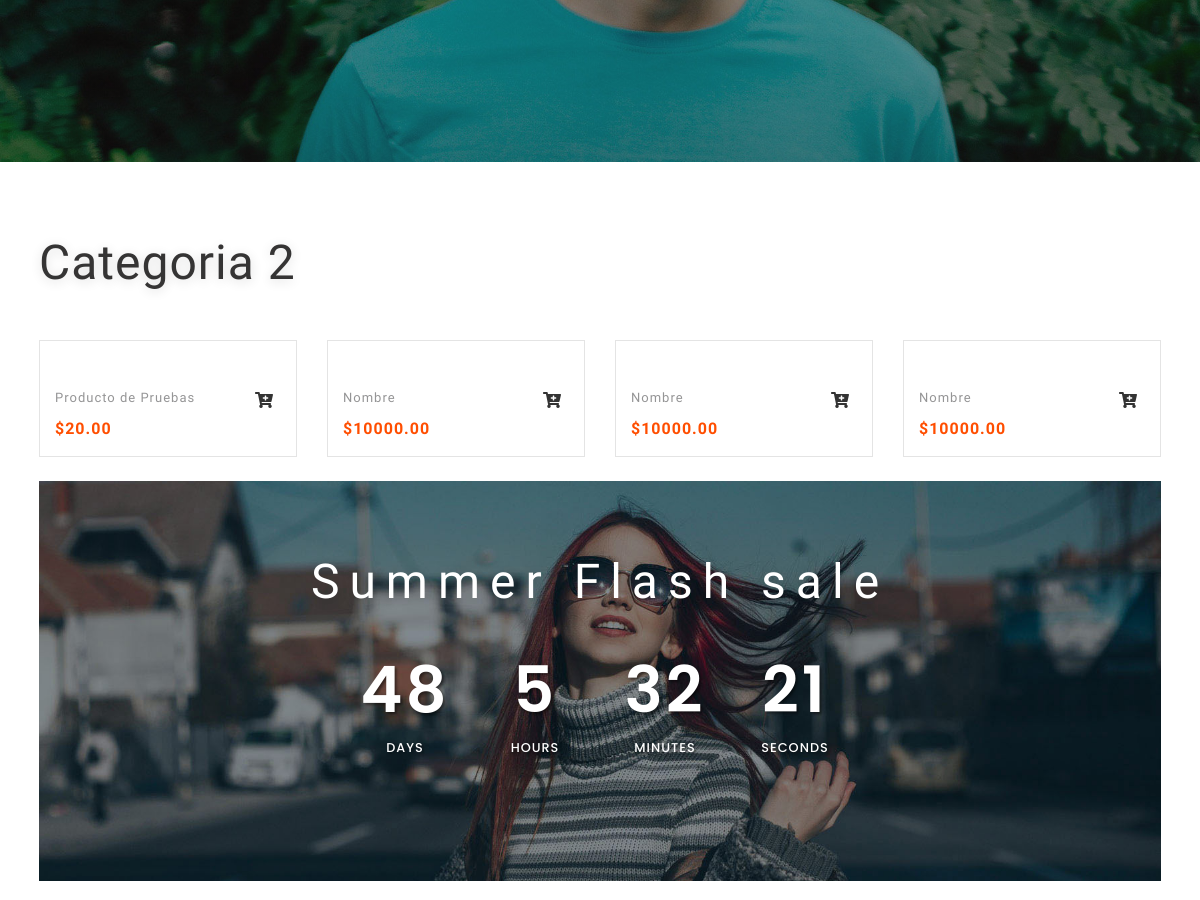
The page /categories.php?cat=1 (middle part) on the database as committed earlier.
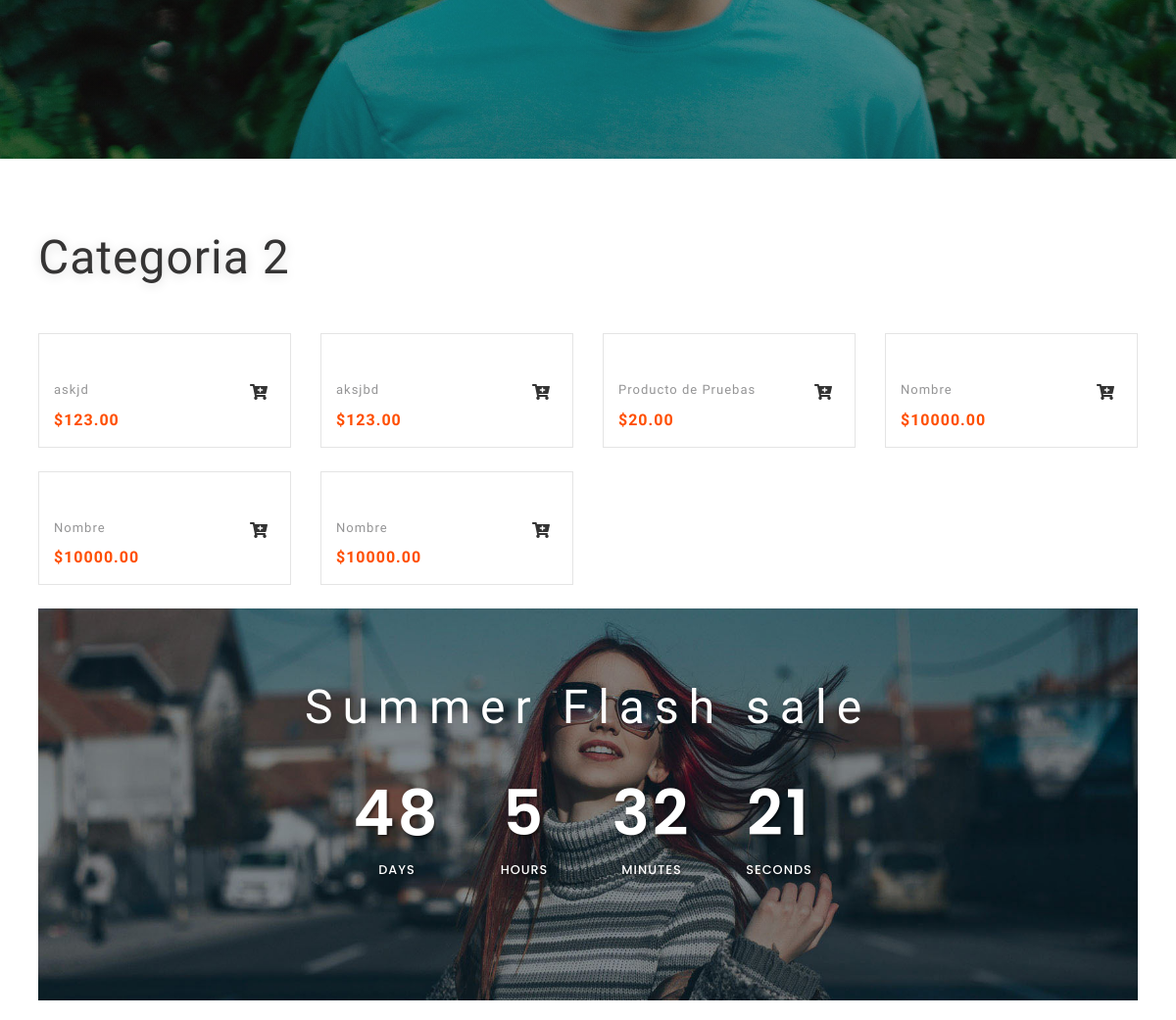
The same page on the database as committed later.
### tables this page shows
CREATE TABLE `product_images` (
  `id` int(11) NOT NULL,
  `product_id` int(11) NOT NULL,
  `path` varchar(255) NOT NULL,
  `principal` tinyint(1) NOT NULL DEFAULT '0',
  `created_at` datetime NOT NULL DEFAULT CURRENT_TIMESTAMP
);

CREATE TABLE `products` (
  `id` int(11) NOT NULL,
  `category_id` smallint(6) UNSIGNED NOT NULL,
  `name` varchar(255) NOT NULL,
  `short_description` varchar(500) DEFAULT NULL,
  `long_description` text,
  `price` decimal(12,2) DEFAULT NULL,
  `is_novelty` tinyint(1) NOT NULL DEFAULT '0',
  `is_offer` tinyint(1) NOT NULL DEFAULT '0',
  `is_principal` tinyint(1) NOT NULL DEFAULT '0',
  `available` tinyint(1) NOT NULL DEFAULT '1',
  `created_at` datetime NOT NULL DEFAULT CURRENT_TIMESTAMP,
  `updated_at` datetime NOT NULL DEFAULT CURRENT_TIMESTAMP
);

### admin/models/Connection.php (called while the page is built)
<?php
class Connection {
	public static function connect() {
		try {
			$host = "127.0.0.1";
			$user = "root";
			$password = "Venezuel@2020=";
			$database = "team";
			$link = new PDO("mysql:host=$host;dbname=$database", $user, $password);
			return $link;
		}catch (PDOException $e) {
			echo "<pre>";
			echo $e->getMessage();
			echo "</pre>";
			exit;
		}
	}
}

### admin/models/ProductModel.php (called while the page is built, shortened)
<?php
require_once "Connection.php";
class ProductModel extends Connection
{
	public static function getCategoriesModel()
	{
		$stmt = Connection::connect()->prepare("SELECT * FROM product_categories ORDER BY name");
		$stmt->execute();
		$resp = $stmt->fetchAll();
		return $resp;
	}
	public function getProductsCategory($all,$cat)
	{
		if ($all) {
			$sql = "SELECT products.*, product_images.path FROM products LEFT JOIN product_images ON products.id = product_images.product_id WHERE products.category_id = $cat AND product_images.principal = 1 ORDER BY products.id DESC";
		}else{
			$sql = "SELECT products.*, product_images.path FROM products LEFT JOIN product_images ON products.id = product_images.product_id WHERE products.category_id = $cat AND product_images.principal = 1 ORDER BY products.id DESC LIMIT 8";
		}
		$stmt = Connection::connect()->prepare($sql);
		try {
			$stmt->execute();
			return $stmt->fetchAll();
	    } catch(PDOExecption $e) {
	    	print "Error!: " . $e->getMessage() . "</br>";
	        exit;
	    }
	}
}

### categories.php (the view, shortened to what this page needs)
<?php
require 'admin/models/ProductModel.php';
$productModel = new ProductModel();
$all = isset($_GET['all']) && $_GET['all'] == '1' ? true : false;
$cat = isset($_GET['cat'])  ? (int) $_GET['cat'] : false;
$products = $productModel->getProductsCategory($all,$cat);
$category = $productModel->getCategoryModel($cat);
?>
<!DOCTYPE html>
<html lang="es">
<head>
	<link href="css/bootstrap.css" rel='stylesheet' type='text/css' />
	<link href="css/login_overlay.css" rel='stylesheet' type='text/css' />
	<link href="css/style6.css" rel='stylesheet' type='text/css' />
	<link rel="stylesheet" href="css/shop.css" type="text/css" />
	<link rel="stylesheet" href="css/owl.carousel.css" type="text/css" media="all">
	<link rel="stylesheet" href="css/owl.theme.css" type="text/css" media="all">
	<link href="css/style.css" rel='stylesheet' type='text/css' />
	<link href="css/all.css" rel="stylesheet">
	<link rel="stylesheet" href="css/font-awesome.min.css">
</head>
<body>
	<div class="banner-top container-fluid" id="home">
		<?php include_once "header.php" ?>
	</div>
	<section class="banner-bottom-wthreelayouts py-lg-5 py-3">
		<div class="container-fluid">
			<div class="inner-sec-shop px-lg-4 px-3">
				<h3 class="tittle-w3layouts my-lg-4 my-4"><?= $category['name'] ?></h3>
				<div class="row">
					<?php foreach ($products as $product) : ?>
						<div class="col-md-3 product-men women_two mt-4">
							<div class="product-googles-info googles">
								<div class="men-pro-item">
									<div class="men-thumb-item">
									</div>
									<div class="item-info-product">
										<div class="info-product-price">
											<div class="grid_meta">
												<div class="product_price">
													<h4>
														<a href="single.html"><?= $product['name'] ?></a>
													</h4>
													<div class="grid-price mt-2">
														<span class="money ">$<?= $product['price'] ?></span>
													</div>
												</div>
											</div>
											<div class="googles single-item hvr-outline-out">
												<form action="index.html#" method="post">
													<button type="submit" class="googles-cart pgoogles-cart">
														<i class="fas fa-cart-plus"></i>
													</button>
												</form>
											</div>
										</div>
										<div class="clearfix"></div>
									</div>
								</div>
							</div>
						</div>
					<?php endforeach; ?>
				</div>
				<div class="row">
					<div class="col-md-12 middle-slider my-4">
						<div class="middle-text-info ">
							<h3 class="tittle-w3layouts two text-center my-lg-4 mt-3">Summer Flash sale</h3>
							<div class="simply-countdown-custom" id="simply-countdown-custom"></div>
						</div>
					</div>
				</div>
			</div>
		</div>
	</section>
	<link href="css/simplyCountdown.css" rel='stylesheet' type='text/css' />
</body>
</html>

Rows that differ between the two databases and show on the page:
added product_images: product.name "askjd", product.price "123.00"
added product_images: product.name "aksjbd", product.price "123.00"
